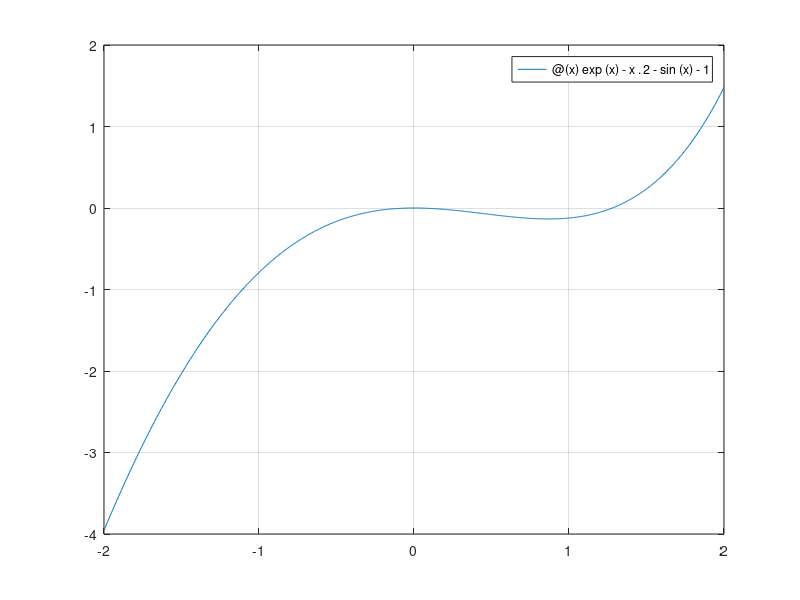

The MATLAB script that drew this image: (Note: this script raises an error after producing the figure.)

format long;
f = @(x) exp(x)-x.^2-sin(x)-1;
df = @(x) exp(x)-2*x-cos(x);
fplot(f, [-2,2]); grid on;
[c, fc, iter] = newton(f, df, 2, 1e-12, 100)

